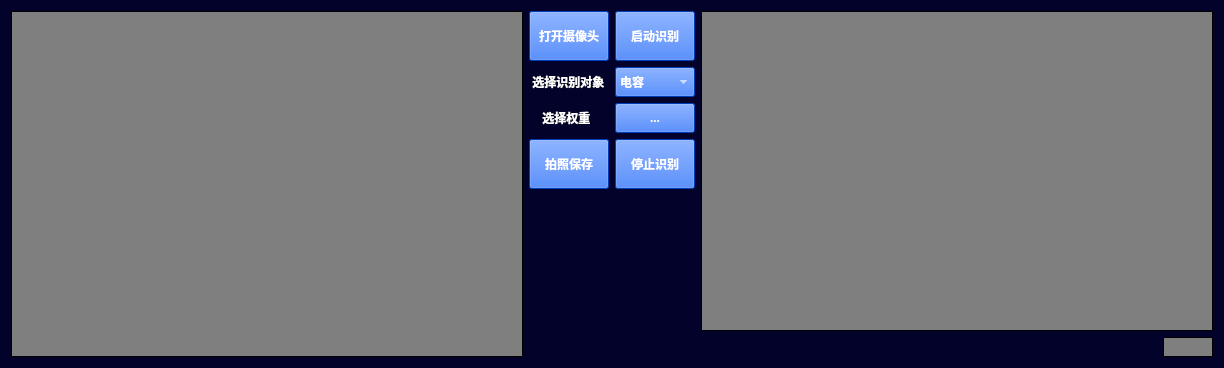
      <widget class="QWidget" name="page_0">
       <property name="palette">
        <palette>
         <active>
          <colorrole role="WindowText">
           <brush brushstyle="SolidPattern">
            <color alpha="255">
             <red>255</red>
             <green>255</green>
             <blue>255</blue>
            </color>
           </brush>
          </colorrole>
          <colorrole role="Button">
           <brush brushstyle="SolidPattern">
            <color alpha="255">
             <red>163</red>
             <green>137</green>
             <blue>240</blue>
            </color>
           </brush>
          </colorrole>
          <colorrole role="Light">
           <brush brushstyle="SolidPattern">
            <color alpha="255">
             <red>66</red>
             <green>15</green>
             <blue>221</blue>
            </color>
           </brush>
          </colorrole>
          <colorrole role="Midlight">
           <brush brushstyle="SolidPattern">
            <color alpha="255">
             <red>19</red>
             <green>27</green>
             <blue>190</blue>
            </color>
           </brush>
          </colorrole>
          <colorrole role="Text">
           <brush brushstyle="SolidPattern">
            <color alpha="255">
             <red>0</red>
             <green>0</green>
             <blue>0</blue>
            </color>
           </brush>
          </colorrole>
          <colorrole role="BrightText">
           <brush brushstyle="SolidPattern">
            <color alpha="255">
             <red>0</red>
             <green>0</green>
             <blue>0</blue>
            </color>
           </brush>
          </colorrole>
          <colorrole role="ButtonText">
           <brush brushstyle="SolidPattern">
            <color alpha="255">
             <red>0</red>
             <green>0</green>
             <blue>0</blue>
            </color>
           </brush>
          </colorrole>
          <colorrole role="Base">
           <brush brushstyle="SolidPattern">
            <color alpha="255">
             <red>127</red>
             <green>127</green>
             <blue>127</blue>
            </color>
           </brush>
          </colorrole>
          <colorrole role="Window">
           <brush brushstyle="SolidPattern">
            <color alpha="255">
             <red>3</red>
             <green>2</green>
             <blue>43</blue>
            </color>
           </brush>
          </colorrole>
          <colorrole role="Shadow">
           <brush brushstyle="SolidPattern">
            <color alpha="255">
             <red>91</red>
             <green>91</green>
             <blue>91</blue>
            </color>
           </brush>
          </colorrole>
          <colorrole role="HighlightedText">
           <brush brushstyle="SolidPattern">
            <color alpha="255">
             <red>232</red>
             <green>232</green>
             <blue>232</blue>
            </color>
           </brush>
          </colorrole>
          <colorrole role="AlternateBase">
           <brush brushstyle="SolidPattern">
            <color alpha="255">
             <red>238</red>
             <green>238</green>
             <blue>238</blue>
            </color>
           </brush>
          </colorrole>
          <colorrole role="PlaceholderText">
           <brush brushstyle="SolidPattern">
            <color alpha="128">
             <red>7</red>
             <green>11</green>
             <blue>11</blue>
            </color>
           </brush>
          </colorrole>
         </active>
         <inactive>
          <colorrole role="WindowText">
           <brush brushstyle="SolidPattern">
            <color alpha="255">
             <red>255</red>
             <green>255</green>
             <blue>255</blue>
            </color>
           </brush>
          </colorrole>
          <colorrole role="Button">
           <brush brushstyle="SolidPattern">
            <color alpha="255">
             <red>163</red>
             <green>137</green>
             <blue>240</blue>
            </color>
           </brush>
          </colorrole>
          <colorrole role="Light">
           <brush brushstyle="SolidPattern">
            <color alpha="255">
             <red>66</red>
             <green>15</green>
             <blue>221</blue>
            </color>
           </brush>
          </colorrole>
          <colorrole role="Midlight">
           <brush brushstyle="SolidPattern">
            <color alpha="255">
             <red>19</red>
             <green>27</green>
             <blue>190</blue>
            </color>
           </brush>
          </colorrole>
          <colorrole role="Text">
           <brush brushstyle="SolidPattern">
            <color alpha="255">
             <red>0</red>
             <green>0</green>
             <blue>0</blue>
            </color>
           </brush>
          </colorrole>
          <colorrole role="BrightText">
           <brush brushstyle="SolidPattern">
            <color alpha="255">
             <red>0</red>
             <green>0</green>
             <blue>0</blue>
            </color>
           </brush>
          </colorrole>
          <colorrole role="ButtonText">
           <brush brushstyle="SolidPattern">
            <color alpha="255">
             <red>0</red>
             <green>0</green>
             <blue>0</blue>
            </color>
           </brush>
          </colorrole>
          <colorrole role="Base">
           <brush brushstyle="SolidPattern">
            <color alpha="255">
             <red>127</red>
             <green>127</green>
             <blue>127</blue>
            </color>
           </brush>
          </colorrole>
          <colorrole role="Window">
           <brush brushstyle="SolidPattern">
            <color alpha="255">
             <red>3</red>
             <green>2</green>
             <blue>43</blue>
            </color>
           </brush>
          </colorrole>
          <colorrole role="Shadow">
           <brush brushstyle="SolidPattern">
            <color alpha="255">
             <red>91</red>
             <green>91</green>
             <blue>91</blue>
            </color>
           </brush>
          </colorrole>
          <colorrole role="HighlightedText">
           <brush brushstyle="SolidPattern">
            <color alpha="255">
             <red>232</red>
             <green>232</green>
             <blue>232</blue>
            </color>
           </brush>
          </colorrole>
          <colorrole role="AlternateBase">
           <brush brushstyle="SolidPattern">
            <color alpha="255">
             <red>238</red>
             <green>238</green>
             <blue>238</blue>
            </color>
           </brush>
          </colorrole>
          <colorrole role="PlaceholderText">
           <brush brushstyle="SolidPattern">
            <color alpha="128">
             <red>7</red>
             <green>11</green>
             <blue>11</blue>
            </color>
           </brush>
          </colorrole>
         </inactive>
         <disabled>
          <colorrole role="WindowText">
           <brush brushstyle="SolidPattern">
            <color alpha="255">
             <red>120</red>
             <green>120</green>
             <blue>120</blue>
            </color>
           </brush>
          </colorrole>
          <colorrole role="Button">
           <brush brushstyle="SolidPattern">
            <color alpha="255">
             <red>163</red>
             <green>137</green>
             <blue>240</blue>
            </color>
           </brush>
          </colorrole>
          <colorrole role="Light">
           <brush brushstyle="SolidPattern">
            <color alpha="255">
             <red>66</red>
             <green>15</green>
             <blue>221</blue>
            </color>
           </brush>
          </colorrole>
          <colorrole role="Midlight">
           <brush brushstyle="SolidPattern">
            <color alpha="255">
             <red>19</red>
             <green>27</green>
             <blue>190</blue>
            </color>
           </brush>
          </colorrole>
          <colorrole role="Text">
           <brush brushstyle="SolidPattern">
            <color alpha="255">
             <red>120</red>
             <green>120</green>
             <blue>120</blue>
            </color>
           </brush>
          </colorrole>
          <colorrole role="BrightText">
           <brush brushstyle="SolidPattern">
            <color alpha="255">
             <red>0</red>
             <green>0</green>
             <blue>0</blue>
            </color>
           </brush>
          </colorrole>
          <colorrole role="ButtonText">
           <brush brushstyle="SolidPattern">
            <color alpha="255">
             <red>120</red>
             <green>120</green>
             <blue>120</blue>
            </color>
           </brush>
          </colorrole>
          <colorrole role="Base">
           <brush brushstyle="SolidPattern">
            <color alpha="255">
             <red>3</red>
             <green>2</green>
             <blue>43</blue>
            </color>
           </brush>
          </colorrole>
          <colorrole role="Window">
           <brush brushstyle="SolidPattern">
            <color alpha="255">
             <red>3</red>
             <green>2</green>
             <blue>43</blue>
            </color>
           </brush>
          </colorrole>
          <colorrole role="Shadow">
           <brush brushstyle="SolidPattern">
            <color alpha="255">
             <red>91</red>
             <green>91</green>
             <blue>91</blue>
            </color>
           </brush>
          </colorrole>
          <colorrole role="HighlightedText">
           <brush brushstyle="SolidPattern">
            <color alpha="255">
             <red>232</red>
             <green>232</green>
             <blue>232</blue>
            </color>
           </brush>
          </colorrole>
          <colorrole role="AlternateBase">
           <brush brushstyle="SolidPattern">
            <color alpha="255">
             <red>238</red>
             <green>238</green>
             <blue>238</blue>
            </color>
           </brush>
          </colorrole>
          <colorrole role="PlaceholderText">
           <brush brushstyle="SolidPattern">
            <color alpha="128">
             <red>7</red>
             <green>11</green>
             <blue>11</blue>
            </color>
           </brush>
          </colorrole>
         </disabled>
        </palette>
       </property>
       <layout class="QGridLayout" name="gridLayout_2">
        <item row="1" column="6">
         <widget class="QComboBox" name="comboBox_recognizing_Objects">
          <property name="minimumSize">
           <size>
            <width>0</width>
            <height>30</height>
           </size>
          </property>
          <property name="font">
           <font>
            <bold>true</bold>
           </font>
          </property>
          <property name="styleSheet">
           <string notr="true">background-color: rgb(0, 85, 255);
color: rgb(255, 255, 255);</string>
          </property>
          <item>
           <property name="text">
            <string>电容</string>
           </property>
          </item>
         </widget>
        </item>
        <item row="2" column="6">
         <widget class="QToolButton" name="toolButton_weight">
          <property name="sizePolicy">
           <sizepolicy hsizetype="Preferred" vsizetype="Fixed">
            <horstretch>0</horstretch>
            <verstretch>0</verstretch>
           </sizepolicy>
          </property>
          <property name="minimumSize">
           <size>
            <width>0</width>
            <height>30</height>
           </size>
          </property>
          <property name="font">
           <font>
            <bold>true</bold>
           </font>
          </property>
          <property name="styleSheet">
           <string notr="true">background-color: rgb(0, 85, 255);
color: rgb(255, 255, 255);</string>
          </property>
          <property name="text">
           <string>...</string>
          </property>
         </widget>
        </item>
        <item row="8" column="7">
         <spacer name="horizontalSpacer_2">
          <property name="orientation">
           <enum>Qt::Orientation::Horizontal</enum>
          </property>
          <property name="sizeHint" stdset="0">
           <size>
            <width>40</width>
            <height>20</height>
           </size>
          </property>
         </spacer>
        </item>
        <item row="0" column="7" rowspan="8" colspan="2">
         <widget class="QLabel" name="label_detect">
          <property name="sizePolicy">
           <sizepolicy hsizetype="Preferred" vsizetype="Ignored">
            <horstretch>2</horstretch>
            <verstretch>2</verstretch>
           </sizepolicy>
          </property>
          <property name="minimumSize">
           <size>
            <width>512</width>
            <height>320</height>
           </size>
          </property>
          <property name="palette">
           <palette>
            <active>
             <colorrole role="Button">
              <brush brushstyle="SolidPattern">
               <color alpha="255">
                <red>127</red>
                <green>127</green>
                <blue>127</blue>
               </color>
              </brush>
             </colorrole>
             <colorrole role="Base">
              <brush brushstyle="SolidPattern">
               <color alpha="255">
                <red>127</red>
                <green>127</green>
                <blue>127</blue>
               </color>
              </brush>
             </colorrole>
             <colorrole role="Window">
              <brush brushstyle="SolidPattern">
               <color alpha="255">
                <red>127</red>
                <green>127</green>
                <blue>127</blue>
               </color>
              </brush>
             </colorrole>
            </active>
            <inactive>
             <colorrole role="Button">
              <brush brushstyle="SolidPattern">
               <color alpha="255">
                <red>127</red>
                <green>127</green>
                <blue>127</blue>
               </color>
              </brush>
             </colorrole>
             <colorrole role="Base">
              <brush brushstyle="SolidPattern">
               <color alpha="255">
                <red>127</red>
                <green>127</green>
                <blue>127</blue>
               </color>
              </brush>
             </colorrole>
             <colorrole role="Window">
              <brush brushstyle="SolidPattern">
               <color alpha="255">
                <red>127</red>
                <green>127</green>
                <blue>127</blue>
               </color>
              </brush>
             </colorrole>
            </inactive>
            <disabled>
             <colorrole role="Button">
              <brush brushstyle="SolidPattern">
               <color alpha="255">
                <red>127</red>
                <green>127</green>
                <blue>127</blue>
               </color>
              </brush>
             </colorrole>
             <colorrole role="Base">
              <brush brushstyle="SolidPattern">
               <color alpha="255">
                <red>127</red>
                <green>127</green>
                <blue>127</blue>
               </color>
              </brush>
             </colorrole>
             <colorrole role="Window">
              <brush brushstyle="SolidPattern">
               <color alpha="255">
                <red>127</red>
                <green>127</green>
                <blue>127</blue>
               </color>
              </brush>
             </colorrole>
            </disabled>
           </palette>
          </property>
          <property name="styleSheet">
           <string notr="true">border: 1px solid black;
background-color: rgb(127,127,127);</string>
          </property>
          <property name="text">
           <string/>
          </property>
         </widget>
        </item>
        <item row="8" column="8">
         <widget class="QLabel" name="label_decide">
          <property name="sizePolicy">
           <sizepolicy hsizetype="Preferred" vsizetype="Ignored">
            <horstretch>0</horstretch>
            <verstretch>0</verstretch>
           </sizepolicy>
          </property>
          <property name="maximumSize">
           <size>
            <width>50</width>
            <height>50</height>
           </size>
          </property>
          <property name="styleSheet">
           <string notr="true">border: 1px solid black;
background-color: rgb(127,127,127);</string>
          </property>
          <property name="text">
           <string/>
          </property>
         </widget>
        </item>
        <item row="0" column="2" rowspan="9">
         <widget class="QLabel" name="label_camera">
          <property name="sizePolicy">
           <sizepolicy hsizetype="Preferred" vsizetype="Ignored">
            <horstretch>2</horstretch>
            <verstretch>2</verstretch>
           </sizepolicy>
          </property>
          <property name="minimumSize">
           <size>
            <width>512</width>
            <height>320</height>
           </size>
          </property>
          <property name="maximumSize">
           <size>
            <width>9999</width>
            <height>9999</height>
           </size>
          </property>
          <property name="palette">
           <palette>
            <active>
             <colorrole role="Button">
              <brush brushstyle="SolidPattern">
               <color alpha="255">
                <red>127</red>
                <green>127</green>
                <blue>127</blue>
               </color>
              </brush>
             </colorrole>
             <colorrole role="Base">
              <brush brushstyle="SolidPattern">
               <color alpha="255">
                <red>127</red>
                <green>127</green>
                <blue>127</blue>
               </color>
              </brush>
             </colorrole>
             <colorrole role="Window">
              <brush brushstyle="SolidPattern">
               <color alpha="255">
                <red>127</red>
                <green>127</green>
                <blue>127</blue>
               </color>
              </brush>
             </colorrole>
            </active>
            <inactive>
             <colorrole role="Button">
              <brush brushstyle="SolidPattern">
               <color alpha="255">
                <red>127</red>
                <green>127</green>
                <blue>127</blue>
               </color>
              </brush>
             </colorrole>
             <colorrole role="Base">
              <brush brushstyle="SolidPattern">
               <color alpha="255">
                <red>127</red>
                <green>127</green>
                <blue>127</blue>
               </color>
              </brush>
             </colorrole>
             <colorrole role="Window">
              <brush brushstyle="SolidPattern">
               <color alpha="255">
                <red>127</red>
                <green>127</green>
                <blue>127</blue>
               </color>
              </brush>
             </colorrole>
            </inactive>
            <disabled>
             <colorrole role="Button">
              <brush brushstyle="SolidPattern">
               <color alpha="255">
                <red>127</red>
                <green>127</green>
                <blue>127</blue>
               </color>
              </brush>
             </colorrole>
             <colorrole role="Base">
              <brush brushstyle="SolidPattern">
               <color alpha="255">
                <red>127</red>
                <green>127</green>
                <blue>127</blue>
               </color>
              </brush>
             </colorrole>
             <colorrole role="Window">
              <brush brushstyle="SolidPattern">
               <color alpha="255">
                <red>127</red>
                <green>127</green>
                <blue>127</blue>
               </color>
              </brush>
             </colorrole>
            </disabled>
           </palette>
          </property>
          <property name="styleSheet">
           <string notr="true">border: 1px solid black;
background-color: rgb(127,127,127);</string>
          </property>
          <property name="text">
           <string/>
          </property>
          <property name="scaledContents">
           <bool>false</bool>
          </property>
          <property name="openExternalLinks">
           <bool>false</bool>
          </property>
          <property name="textInteractionFlags">
           <set>Qt::TextInteractionFlag::LinksAccessibleByMouse</set>
          </property>
         </widget>
        </item>
        <item row="1" column="5">
         <widget class="QLabel" name="label_6">
          <property name="font">
           <font>
            <bold>true</bold>
           </font>
          </property>
          <property name="text">
           <string> 选择识别对象</string>
          </property>
         </widget>
        </item>
        <item row="2" column="5">
         <widget class="QLabel" name="label">
          <property name="font">
           <font>
            <bold>true</bold>
           </font>
          </property>
          <property name="text">
           <string>    选择权重</string>
          </property>
          <property name="textInteractionFlags">
           <set>Qt::TextInteractionFlag::LinksAccessibleByMouse</set>
          </property>
         </widget>
        </item>
        <item row="3" column="5">
         <widget class="QPushButton" name="pushButton_photo">
          <property name="minimumSize">
           <size>
            <width>0</width>
            <height>50</height>
           </size>
          </property>
          <property name="font">
           <font>
            <bold>true</bold>
           </font>
          </property>
          <property name="styleSheet">
           <string notr="true">background-color: rgb(0, 85, 255);
color: rgb(255, 255, 255);</string>
          </property>
          <property name="text">
           <string>拍照保存</string>
          </property>
         </widget>
        </item>
        <item row="0" column="5">
         <widget class="QPushButton" name="pushButton_camera">
          <property name="minimumSize">
           <size>
            <width>0</width>
            <height>50</height>
           </size>
          </property>
          <property name="font">
           <font>
            <bold>true</bold>
           </font>
          </property>
          <property name="styleSheet">
           <string notr="true">background-color: rgb(0, 85, 255);
color: rgb(255, 255, 255);</string>
          </property>
          <property name="text">
           <string>打开摄像头</string>
          </property>
         </widget>
        </item>
        <item row="0" column="6">
         <widget class="QPushButton" name="pushButton_detect">
          <property name="minimumSize">
           <size>
            <width>0</width>
            <height>50</height>
           </size>
          </property>
          <property name="font">
           <font>
            <bold>true</bold>
           </font>
          </property>
          <property name="styleSheet">
           <string notr="true">background-color: rgb(0, 85, 255);
color: rgb(255, 255, 255);</string>
          </property>
          <property name="text">
           <string>启动识别</string>
          </property>
         </widget>
        </item>
        <item row="3" column="6">
         <widget class="QPushButton" name="pushButton_stop_detect">
          <property name="minimumSize">
           <size>
            <width>0</width>
            <height>50</height>
           </size>
          </property>
          <property name="font">
           <font>
            <bold>true</bold>
           </font>
          </property>
          <property name="styleSheet">
           <string notr="true">background-color: rgb(0, 85, 255);
color: rgb(255, 255, 255);</string>
          </property>
          <property name="text">
           <string>停止识别</string>
          </property>
         </widget>
        </item>
        <item row="4" column="5" rowspan="5" colspan="2">
         <spacer name="verticalSpacer">
          <property name="orientation">
           <enum>Qt::Orientation::Vertical</enum>
          </property>
          <property name="sizeHint" stdset="0">
           <size>
            <width>20</width>
            <height>40</height>
           </size>
          </property>
         </spacer>
        </item>
       </layout>
      </widget>
